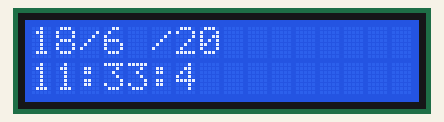
A sketch run on a simulated STM32 Black Pill. On the bench: 16×2 character LCD. The local clock reads 2024-03-15 10:24:30 at power-on unless the sketch sets it.

Above: at 0.1 s.
At 4.2 s:
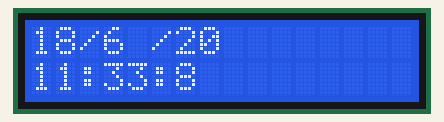
At 9.2 s:
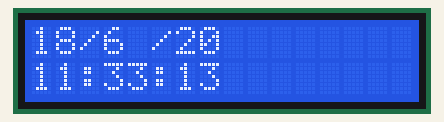
At 19.3 s:
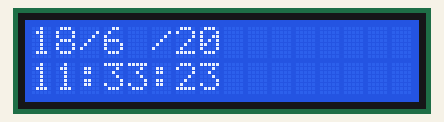
At 28.4 s:
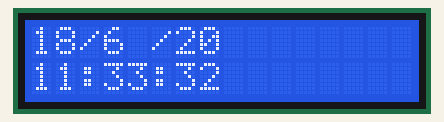
At 38.4 s:
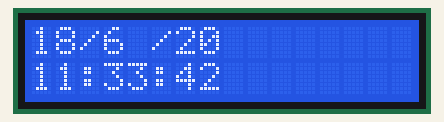

Measured:
- what the display in image 2 shows lasts 1.1 s, from 9.1 s to 10.2 s

The sketch:

rtc_with_internal_oscillator.ino
```cpp
#include <STM32RTC.h>
#include <LiquidCrystal.h>
#include <Wire.h>

const int rs = PB11, en = PB10, d4 = PE3, d5 = PE6, d6 = PE4, d7 = PE2; //STM32F407VG
LiquidCrystal lcd(rs, en, d4, d5, d6, d7);

// Get the rtc object
STM32RTC& rtc = STM32RTC::getInstance();

// Change these values to set the current initial time
const byte seconds = 4

;
const byte minutes = 33;
const byte hours = 11;

//change these values to set the current initial date
// thrusday 18 June 2020
const byte weekDay = 3;
const byte days = 18;
const byte months = 6;
const byte years = 20;

void setup() {
  // put your setup code here, to run once:
  lcd.begin(16, 2);//Defining 16*2 LCD
  rtc.begin(); //initialize rtc 24 h format

  rtc.setHours(hours);
  rtc.setMinutes(minutes);
  rtc.setSeconds(seconds);

  //set the date
  rtc.setWeekDay(weekDay);
  rtc.setDay(days);
  rtc.setMonth(months);
  rtc.setYear(years);

}

void loop() {
  // put your main code here, to run repeatedly:
  //print date
  //print2digits(rtc.getDay());
//  Serial.print("/");
//  print2digits(rtc.getMonth());
//  Serial.print("/");
//  print2digits(rtc.getYear());
//  Serial.print(" ");
//
//  // ... and time
//  print2digits(rtc.getHours());
//  Serial.print(":");
//  print2digits(rtc.getMinutes());
//  Serial.print(":");
//  print2digits(rtc.getSeconds());
//
//  Serial.println();

lcd.setCursor(0,0);
lcd.print(rtc.getDay());

lcd.setCursor(2,0);
lcd.print("/");

lcd.setCursor(3,0);
lcd.print(rtc.getMonth());

lcd.setCursor(5,0);
lcd.print("/");

lcd.setCursor(6,0);
lcd.print(rtc.getYear());

lcd.setCursor(0,1);
lcd.print(rtc.getHours());

lcd.setCursor(2,1);
lcd.print(":");

lcd.setCursor(3,1);
lcd.print(rtc.getMinutes());

lcd.setCursor(5,1);
lcd.print(":");

lcd.setCursor(6,1);
lcd.print(rtc.getSeconds());

  delay(1000);
}

void print2digits(int number) {
  if (number < 10) {
    lcd.print("0"); //print a 0 before if the number is < than 10
  }
  lcd.print(number);
}
```
